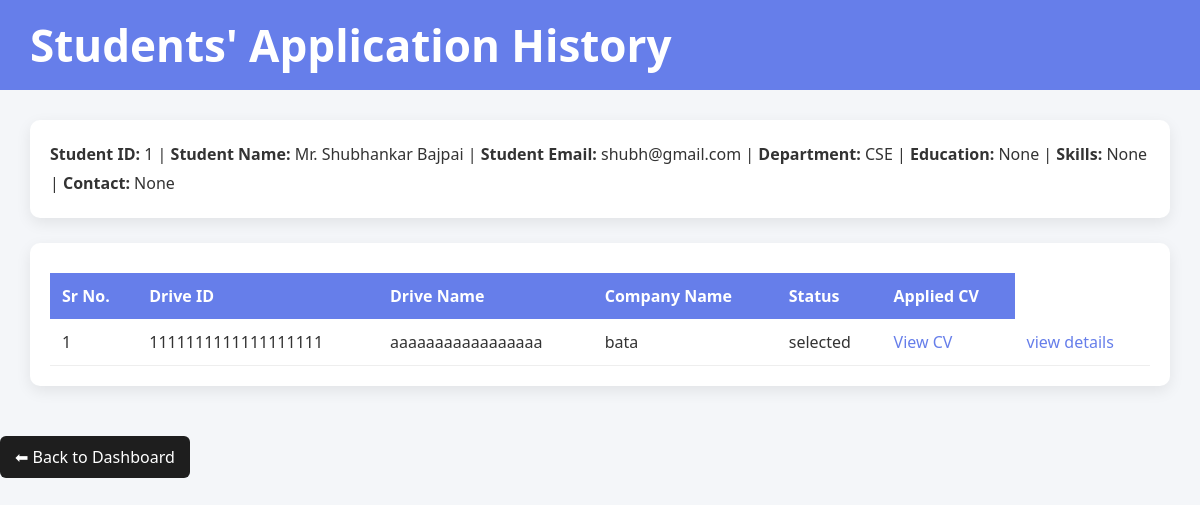
/student/application_history (signed in), run on an earlier commit of the app's database.
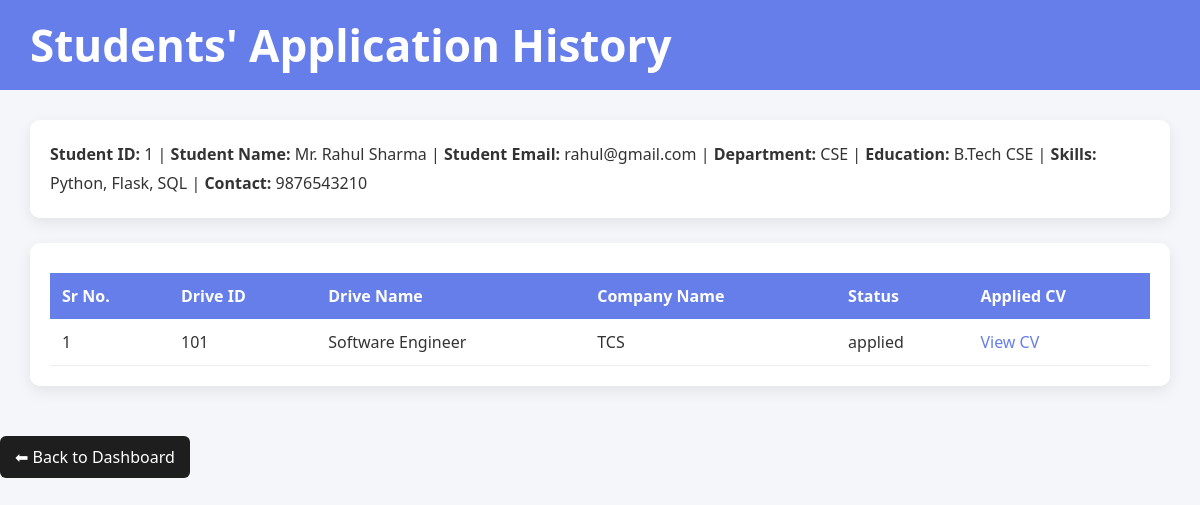
And on a later commit of the database.
### models.py (models this page shows, shortened)
class students(db.Model):
    __tablename__ = 'students'
    id = db.Column(db.Integer, primary_key=True)
    name = db.Column(db.String(50), nullable=False)
    email = db.Column(db.String(100), unique=True, nullable=False)
    department = db.Column(db.String(100), nullable=True)
    password_hash = db.Column(db.String(300), nullable=False)
    role = db.Column(db.Enum('admin','hirer','student', name='role_enum'), nullable=False)
    is_active = db.Column(db.Integer, nullable=False, default=1)
    created_at = db.Column(db.DateTime, default=datetime.utcnow)
    education = db.Column(db.String(300))       #new
    skills = db.Column(db.String(300))          #new
    contact = db.Column(db.String(300))         #new
    applications = db.relationship('applications', backref='students', lazy=True)

class applications(db.Model):
    __tablename__ = 'applications'
    id = db.Column(db.Integer, primary_key=True)
    student_id = db.Column(db.Integer, db.ForeignKey('students.id'), nullable=False)
    drive_id = db.Column(db.Integer, db.ForeignKey('placement_drives.id'), nullable=False)
    application_date = db.Column(db.String(50), nullable=False)
    cv_filename = db.Column(db.String(300), nullable=False)
    status = db.Column(db.Enum('applied','shortlisted','selected','rejected', name='applications_status_enum'), default='applied')

class placement_drives(db.Model):
    __tablename__ = 'placement_drives'
    id = db.Column(db.Integer, primary_key=True)
    company_id = db.Column(db.Integer, db.ForeignKey('companies.id'), nullable=False)
    job_id = db.Column(db.Integer, nullable=False, unique=True) # NEW    -----------solely for search functionality
    job_title = db.Column(db.String(100), nullable=False)
    job_description = db.Column(db.String(500), nullable=False)
    required_skills = db.Column(db.String(300))   # NEW
    experience_required = db.Column(db.String(100))   # NEW
    salary_range = db.Column(db.String(100))   # NEW
    eligibility_criteria = db.Column(db.String(500), nullable=False)
    deadline = db.Column(db.Date, nullable=False)
    status = db.Column(db.Enum('pending','approved','rejected','complete', name='placement_drives_status_enum'), default='pending')
    applications = db.relationship('applications', backref='placement_drives', lazy=True)

class companies(db.Model):
    __tablename__ = 'companies'
    id = db.Column(db.Integer, primary_key=True)
    company_name = db.Column(db.String(50), nullable=False, unique=True)
    hr_contact = db.Column(db.String(50))
    website = db.Column(db.String(50))
    about_company = db.Column(db.String(500))
    password_hash = db.Column(db.String(300), nullable=False)
    approval_status = db.Column(db.Enum('pending','approved','rejected', name='approval_status_enum'), default='pending')
    is_blacklisted = db.Column(db.Integer, default=0)
    placement_drives = db.relationship('placement_drives', backref='companies', lazy=True)

### routes/student.py (the view)
@student_bp.route('/student/application_history', methods=['GET','POST'])
def student_application_history():
    if not session.get('user_id'):
        return redirect(url_for('auth.Login'))
    student = students.query.filter_by(id=session['user_id']).first()
    return render_template('student/student_application_history.html',
    id=student.id,
    name=student.name,
    email=student.email,
    department=student.department,
    education=student.education,
    skills=student.skills,
    contact=student.contact,
    applications=student.applications)

### templates/student/student_application_history.html (shortened to what this page needs)
<!DOCTYPE html>
<html lang="en">
<head>
    <link rel="stylesheet" href="{{ url_for('static', filename='css/student/student_application_history.css') }}">
</head>
<body>
    <div class="header">
        <h1>Students' Application History</h1>
    </div>
    <div class="container">
        <div class="profile-card">
            <span><b>Student ID: </b> {{id}} |</span>
            <span><b>Student Name: </b> Mr. {{name}} |</span>
            <span><b>Student Email: </b> {{email}} |</span>
            <span><b>Department: </b>{{department}}  |</span>
            <span><b>Education: </b>{{education}}  |</span>
            <span><b>Skills: </b>{{skills}}  |</span>
            <span><b>Contact: </b>{{contact}}</span>
        </div>
        <div class="card">
            {% if applications %}
            <table>
                <tr>
                    <th>Sr No.</th>
                    <th>Drive ID</th>
                    <th>Drive Name</th>
                    <th>Company Name</th>
                    <th>Status</th>
                    <th>Applied CV</th>
                </tr>
                {% for application in applications %}
                {% if application.status == 'selected' and application.placement_drives.companies.is_blacklisted == 0 %}
                <tr>
                    <td>{{ loop.index }}</td>
                    <td>{{ application.placement_drives.job_id }}</td>
                    <td>{{ application.placement_drives.job_title }}</td>
                    <td>{{ application.placement_drives.companies.company_name }}</td>
                    <td>{{ application.status }}</td>
                    <td><a href="{{ url_for('student.view_cv', filename=application.cv_filename) }}"
                            target="_blank">View
                            CV</a>
                    </td>
                    <td><a href="{{url_for('placed')}}"> view details </a></td>
                </tr>
                {% else %}
                <tr>
                    <td>{{ loop.index }}</td>
                    <td>{{ application.placement_drives.job_id }}</td>
                    <td>{{ application.placement_drives.job_title }}</td>
                    <td>{{ application.placement_drives.companies.company_name }}</td>
                    <td>{{ application.status }}</td>
                    <td><a href="{{ url_for('student.view_cv', filename=application.cv_filename) }}"
                            target="_blank">View
                            CV</a>
                    </td>
                </tr>
                {% endif %}
                {% endfor %}
            </table>
            {% else %}
            <span>No application history to show !!</span>
            {% endif %}
        </div>
    </div>
    <a href="{{url_for('student.student_dashboard')}}" class="back-btn">⬅ Back to Dashboard</a>
</body>
</html>

### static/css/student/student_application_history.css (style rules this page uses)
* { margin: 0; padding: 0; box-sizing: border-box; font-family: 'Segoe UI', Tahoma, Geneva, Verdana, sans-serif; }
body { background: #f4f6f9; color: #333; }
.container { padding: 30px; }
.header { background: #667eea; color: white; padding: 15px 30px; font-size: 22px; font-weight: bold; }
.profile-card { background: white; padding: 20px; border-radius: 10px; margin-bottom: 25px; box-shadow: 0 5px 15px rgba(0,0,0,0.08); line-height: 1.8; }
.card { background: white; padding: 20px; border-radius: 10px; box-shadow: 0 5px 15px rgba(0,0,0,0.08); }
table { width: 100%; border-collapse: collapse; margin-top: 10px; }
th { background: #667eea; color: white; padding: 12px; text-align: left; }
td { padding: 12px; border-bottom: 1px solid #eee; }
a { color: #667eea; text-decoration: none; }
.back-btn { margin-top: 20px; display: inline-block; padding: 10px 15px; background: #1e1e1e; color: white; border-radius: 6px; }

What changed in the data, as far as the page shows it:
changed students "CSE": name "Shubhankar Bajpai" → "Rahul Sharma"; email "shubh@gmail.com" → "rahul@gmail.com"; education (not shown) → "B.Tech CSE"; skills (not shown) → "Python, Flask, SQL"; contact (not shown) → "9876543210"
changed applications: cv_filename "1_1_cv.pdf" → "rahul_cv.pdf" (drawn); placement_drives.job_id "1111111111111111111" → "101"; placement_drives.job_title "aaaaaaaaaaaaaaaaa" → "Software Engineer"; placement_drives.companies.company_name "bata" → "TCS"; status "selected" → "applied"
Also different on the page:
{{ education }}: "None" → (not shown)
{{ skills }}: "None" → (not shown)
{{ contact }}: "None" → (not shown)
